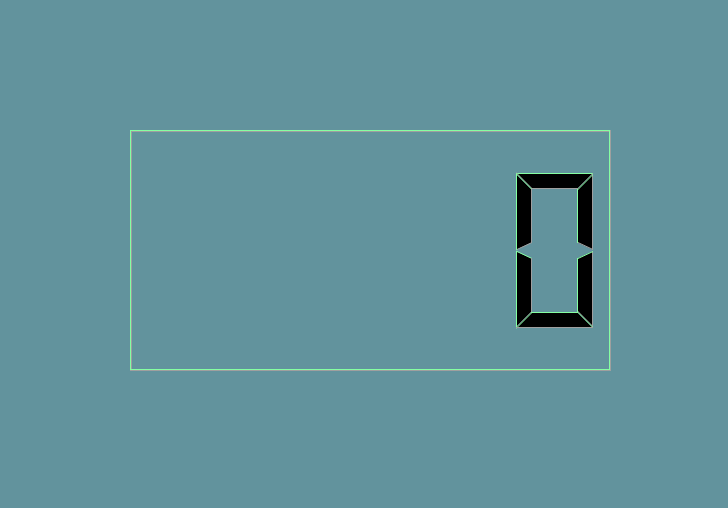
<?xml version="1.0" encoding="UTF-8"?>
<ui version="4.0">
 <class>Form</class>
 <widget class="QWidget" name="Form">
  <property name="geometry">
   <rect>
    <x>0</x>
    <y>0</y>
    <width>728</width>
    <height>508</height>
   </rect>
  </property>
  <property name="palette">
   <palette>
    <active>
     <colorrole role="Button">
      <brush brushstyle="SolidPattern">
       <color alpha="255">
        <red>97</red>
        <green>115</green>
        <blue>135</blue>
       </color>
      </brush>
     </colorrole>
     <colorrole role="Light">
      <brush brushstyle="SolidPattern">
       <color alpha="255">
        <red>133</red>
        <green>255</green>
        <blue>162</blue>
       </color>
      </brush>
     </colorrole>
     <colorrole role="Midlight">
      <brush brushstyle="SolidPattern">
       <color alpha="255">
        <red>106</red>
        <green>170</green>
        <blue>182</blue>
       </color>
      </brush>
     </colorrole>
     <colorrole role="Base">
      <brush brushstyle="SolidPattern">
       <color alpha="255">
        <red>160</red>
        <green>97</green>
        <blue>255</blue>
       </color>
      </brush>
     </colorrole>
     <colorrole role="Window">
      <brush brushstyle="SolidPattern">
       <color alpha="255">
        <red>98</red>
        <green>147</green>
        <blue>157</blue>
       </color>
      </brush>
     </colorrole>
     <colorrole role="AlternateBase">
      <brush brushstyle="SolidPattern">
       <color alpha="255">
        <red>229</red>
        <green>166</green>
        <blue>246</blue>
       </color>
      </brush>
     </colorrole>
    </active>
    <inactive>
     <colorrole role="Button">
      <brush brushstyle="SolidPattern">
       <color alpha="255">
        <red>97</red>
        <green>115</green>
        <blue>135</blue>
       </color>
      </brush>
     </colorrole>
     <colorrole role="Light">
      <brush brushstyle="SolidPattern">
       <color alpha="255">
        <red>133</red>
        <green>255</green>
        <blue>162</blue>
       </color>
      </brush>
     </colorrole>
     <colorrole role="Midlight">
      <brush brushstyle="SolidPattern">
       <color alpha="255">
        <red>106</red>
        <green>170</green>
        <blue>182</blue>
       </color>
      </brush>
     </colorrole>
     <colorrole role="Base">
      <brush brushstyle="SolidPattern">
       <color alpha="255">
        <red>160</red>
        <green>97</green>
        <blue>255</blue>
       </color>
      </brush>
     </colorrole>
     <colorrole role="Window">
      <brush brushstyle="SolidPattern">
       <color alpha="255">
        <red>98</red>
        <green>147</green>
        <blue>157</blue>
       </color>
      </brush>
     </colorrole>
     <colorrole role="AlternateBase">
      <brush brushstyle="SolidPattern">
       <color alpha="255">
        <red>229</red>
        <green>166</green>
        <blue>246</blue>
       </color>
      </brush>
     </colorrole>
    </inactive>
    <disabled>
     <colorrole role="Button">
      <brush brushstyle="SolidPattern">
       <color alpha="255">
        <red>97</red>
        <green>115</green>
        <blue>135</blue>
       </color>
      </brush>
     </colorrole>
     <colorrole role="Light">
      <brush brushstyle="SolidPattern">
       <color alpha="255">
        <red>133</red>
        <green>255</green>
        <blue>162</blue>
       </color>
      </brush>
     </colorrole>
     <colorrole role="Midlight">
      <brush brushstyle="SolidPattern">
       <color alpha="255">
        <red>106</red>
        <green>170</green>
        <blue>182</blue>
       </color>
      </brush>
     </colorrole>
     <colorrole role="Base">
      <brush brushstyle="SolidPattern">
       <color alpha="255">
        <red>98</red>
        <green>147</green>
        <blue>157</blue>
       </color>
      </brush>
     </colorrole>
     <colorrole role="Window">
      <brush brushstyle="SolidPattern">
       <color alpha="255">
        <red>98</red>
        <green>147</green>
        <blue>157</blue>
       </color>
      </brush>
     </colorrole>
     <colorrole role="AlternateBase">
      <brush brushstyle="SolidPattern">
       <color alpha="255">
        <red>229</red>
        <green>166</green>
        <blue>246</blue>
       </color>
      </brush>
     </colorrole>
    </disabled>
   </palette>
  </property>
  <property name="windowTitle">
   <string>Form</string>
  </property>
  <widget class="QLCDNumber" name="lcdNumber">
   <property name="geometry">
    <rect>
     <x>130</x>
     <y>130</y>
     <width>481</width>
     <height>241</height>
    </rect>
   </property>
   <property name="palette">
    <palette>
     <active>
      <colorrole role="NoRole">
       <brush brushstyle="SolidPattern">
        <color alpha="255">
         <red>31</red>
         <green>155</green>
         <blue>12</blue>
        </color>
       </brush>
      </colorrole>
     </active>
     <inactive>
      <colorrole role="NoRole">
       <brush brushstyle="SolidPattern">
        <color alpha="255">
         <red>31</red>
         <green>155</green>
         <blue>12</blue>
        </color>
       </brush>
      </colorrole>
     </inactive>
     <disabled>
      <colorrole role="NoRole">
       <brush brushstyle="SolidPattern">
        <color alpha="255">
         <red>31</red>
         <green>155</green>
         <blue>12</blue>
        </color>
       </brush>
      </colorrole>
     </disabled>
    </palette>
   </property>
  </widget>
 </widget>
 <resources/>
 <connections/>
</ui>
